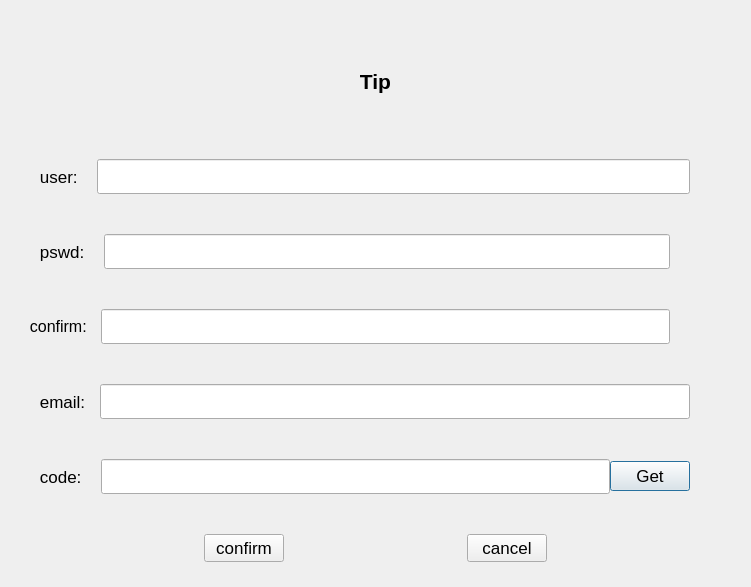
<?xml version="1.0" encoding="UTF-8"?>
<ui version="4.0">
 <class>RegisterDialog</class>
 <widget class="QDialog" name="RegisterDialog">
  <property name="geometry">
   <rect>
    <x>0</x>
    <y>0</y>
    <width>751</width>
    <height>587</height>
   </rect>
  </property>
  <property name="minimumSize">
   <size>
    <width>751</width>
    <height>587</height>
   </size>
  </property>
  <property name="maximumSize">
   <size>
    <width>751</width>
    <height>587</height>
   </size>
  </property>
  <property name="windowTitle">
   <string>Register</string>
  </property>
  <layout class="QHBoxLayout" name="horizontalLayout_2">
   <item>
    <widget class="QStackedWidget" name="stackedWidget">
     <property name="enabled">
      <bool>true</bool>
     </property>
     <property name="minimumSize">
      <size>
       <width>751</width>
       <height>587</height>
      </size>
     </property>
     <property name="maximumSize">
      <size>
       <width>751</width>
       <height>587</height>
      </size>
     </property>
     <property name="currentIndex">
      <number>0</number>
     </property>
     <widget class="QWidget" name="page1">
      <property name="minimumSize">
       <size>
        <width>751</width>
        <height>587</height>
       </size>
      </property>
      <property name="maximumSize">
       <size>
        <width>751</width>
        <height>587</height>
       </size>
      </property>
      <widget class="QWidget" name="layoutWidget">
       <property name="geometry">
        <rect>
         <x>4</x>
         <y>6</y>
         <width>721</width>
         <height>561</height>
        </rect>
       </property>
       <layout class="QVBoxLayout" name="verticalLayout">
        <property name="spacing">
         <number>0</number>
        </property>
        <property name="leftMargin">
         <number>6</number>
        </property>
        <property name="topMargin">
         <number>6</number>
        </property>
        <property name="rightMargin">
         <number>6</number>
        </property>
        <property name="bottomMargin">
         <number>6</number>
        </property>
        <item>
         <layout class="QHBoxLayout" name="horizontalLayout_6">
          <item>
           <widget class="QLabel" name="tip">
            <property name="font">
             <font>
              <pointsize>16</pointsize>
              <weight>75</weight>
              <bold>true</bold>
             </font>
            </property>
            <property name="text">
             <string>Tip</string>
            </property>
            <property name="alignment">
             <set>Qt::AlignCenter</set>
            </property>
           </widget>
          </item>
         </layout>
        </item>
        <item>
         <layout class="QHBoxLayout" name="horizontalLayout_4">
          <item>
           <widget class="QLabel" name="user_lobel">
            <property name="minimumSize">
             <size>
              <width>0</width>
              <height>75</height>
             </size>
            </property>
            <property name="maximumSize">
             <size>
              <width>16777215</width>
              <height>75</height>
             </size>
            </property>
            <property name="font">
             <font>
              <pointsize>13</pointsize>
             </font>
            </property>
            <property name="text">
             <string>    user:    </string>
            </property>
           </widget>
          </item>
          <item>
           <widget class="QLineEdit" name="user_lineedit">
            <property name="minimumSize">
             <size>
              <width>0</width>
              <height>35</height>
             </size>
            </property>
            <property name="maximumSize">
             <size>
              <width>16777215</width>
              <height>35</height>
             </size>
            </property>
            <property name="font">
             <font>
              <pointsize>12</pointsize>
             </font>
            </property>
            <property name="maxLength">
             <number>20</number>
            </property>
           </widget>
          </item>
          <item>
           <spacer name="horizontalSpacer_4">
            <property name="orientation">
             <enum>Qt::Horizontal</enum>
            </property>
            <property name="sizeType">
             <enum>QSizePolicy::Fixed</enum>
            </property>
            <property name="sizeHint" stdset="0">
             <size>
              <width>40</width>
              <height>20</height>
             </size>
            </property>
           </spacer>
          </item>
         </layout>
        </item>
        <item>
         <layout class="QHBoxLayout" name="horizontalLayout_3">
          <property name="spacing">
           <number>0</number>
          </property>
          <item>
           <widget class="QLabel" name="password_label">
            <property name="minimumSize">
             <size>
              <width>0</width>
              <height>75</height>
             </size>
            </property>
            <property name="maximumSize">
             <size>
              <width>16777215</width>
              <height>75</height>
             </size>
            </property>
            <property name="font">
             <font>
              <pointsize>13</pointsize>
             </font>
            </property>
            <property name="text">
             <string>    pswd:    </string>
            </property>
           </widget>
          </item>
          <item>
           <widget class="QLineEdit" name="password_lineedit">
            <property name="minimumSize">
             <size>
              <width>0</width>
              <height>35</height>
             </size>
            </property>
            <property name="maximumSize">
             <size>
              <width>16777215</width>
              <height>35</height>
             </size>
            </property>
            <property name="font">
             <font>
              <pointsize>12</pointsize>
             </font>
            </property>
            <property name="maxLength">
             <number>20</number>
            </property>
            <property name="echoMode">
             <enum>QLineEdit::Password</enum>
            </property>
           </widget>
          </item>
          <item>
           <widget class="ClickLabel" name="passVisible">
            <property name="minimumSize">
             <size>
              <width>20</width>
              <height>20</height>
             </size>
            </property>
            <property name="maximumSize">
             <size>
              <width>20</width>
              <height>20</height>
             </size>
            </property>
            <property name="text">
             <string/>
            </property>
           </widget>
          </item>
          <item>
           <spacer name="horizontalSpacer_5">
            <property name="orientation">
             <enum>Qt::Horizontal</enum>
            </property>
            <property name="sizeType">
             <enum>QSizePolicy::Fixed</enum>
            </property>
            <property name="sizeHint" stdset="0">
             <size>
              <width>40</width>
              <height>20</height>
             </size>
            </property>
           </spacer>
          </item>
         </layout>
        </item>
        <item>
         <layout class="QHBoxLayout" name="horizontalLayout">
          <item>
           <widget class="QLabel" name="confirm_label">
            <property name="minimumSize">
             <size>
              <width>0</width>
              <height>75</height>
             </size>
            </property>
            <property name="maximumSize">
             <size>
              <width>16777215</width>
              <height>75</height>
             </size>
            </property>
            <property name="font">
             <font>
              <pointsize>12</pointsize>
             </font>
            </property>
            <property name="text">
             <string>  confirm:   </string>
            </property>
           </widget>
          </item>
          <item>
           <widget class="QLineEdit" name="confirm_lineedit">
            <property name="minimumSize">
             <size>
              <width>0</width>
              <height>35</height>
             </size>
            </property>
            <property name="maximumSize">
             <size>
              <width>16777215</width>
              <height>35</height>
             </size>
            </property>
            <property name="font">
             <font>
              <pointsize>12</pointsize>
             </font>
            </property>
            <property name="maxLength">
             <number>20</number>
            </property>
            <property name="echoMode">
             <enum>QLineEdit::Password</enum>
            </property>
           </widget>
          </item>
          <item>
           <widget class="ClickLabel" name="confirmVisible">
            <property name="minimumSize">
             <size>
              <width>20</width>
              <height>20</height>
             </size>
            </property>
            <property name="maximumSize">
             <size>
              <width>20</width>
              <height>20</height>
             </size>
            </property>
            <property name="text">
             <string/>
            </property>
           </widget>
          </item>
          <item>
           <spacer name="horizontalSpacer_6">
            <property name="orientation">
             <enum>Qt::Horizontal</enum>
            </property>
            <property name="sizeType">
             <enum>QSizePolicy::Fixed</enum>
            </property>
            <property name="sizeHint" stdset="0">
             <size>
              <width>40</width>
              <height>20</height>
             </size>
            </property>
           </spacer>
          </item>
         </layout>
        </item>
        <item>
         <layout class="QHBoxLayout" name="horizontalLayout_9">
          <item>
           <widget class="QLabel" name="email_label">
            <property name="minimumSize">
             <size>
              <width>0</width>
              <height>75</height>
             </size>
            </property>
            <property name="maximumSize">
             <size>
              <width>16777215</width>
              <height>75</height>
             </size>
            </property>
            <property name="font">
             <font>
              <pointsize>13</pointsize>
             </font>
            </property>
            <property name="text">
             <string>    email:   </string>
            </property>
           </widget>
          </item>
          <item>
           <widget class="QLineEdit" name="email_lineedit">
            <property name="minimumSize">
             <size>
              <width>0</width>
              <height>35</height>
             </size>
            </property>
            <property name="maximumSize">
             <size>
              <width>16777215</width>
              <height>35</height>
             </size>
            </property>
            <property name="font">
             <font>
              <pointsize>13</pointsize>
             </font>
            </property>
            <property name="maxLength">
             <number>20</number>
            </property>
           </widget>
          </item>
          <item>
           <spacer name="horizontalSpacer_7">
            <property name="orientation">
             <enum>Qt::Horizontal</enum>
            </property>
            <property name="sizeType">
             <enum>QSizePolicy::Fixed</enum>
            </property>
            <property name="sizeHint" stdset="0">
             <size>
              <width>40</width>
              <height>20</height>
             </size>
            </property>
           </spacer>
          </item>
         </layout>
        </item>
        <item>
         <layout class="QHBoxLayout" name="horizontalLayout_5">
          <item>
           <widget class="QLabel" name="code_label">
            <property name="minimumSize">
             <size>
              <width>0</width>
              <height>75</height>
             </size>
            </property>
            <property name="maximumSize">
             <size>
              <width>16777215</width>
              <height>75</height>
             </size>
            </property>
            <property name="font">
             <font>
              <pointsize>13</pointsize>
             </font>
            </property>
            <property name="text">
             <string>    code:    </string>
            </property>
           </widget>
          </item>
          <item>
           <widget class="QLineEdit" name="code_lineedit">
            <property name="minimumSize">
             <size>
              <width>0</width>
              <height>35</height>
             </size>
            </property>
            <property name="maximumSize">
             <size>
              <width>16777215</width>
              <height>35</height>
             </size>
            </property>
            <property name="font">
             <font>
              <pointsize>12</pointsize>
             </font>
            </property>
            <property name="maxLength">
             <number>10</number>
            </property>
           </widget>
          </item>
          <item>
           <widget class="TimerBtn" name="get_button">
            <property name="minimumSize">
             <size>
              <width>0</width>
              <height>30</height>
             </size>
            </property>
            <property name="maximumSize">
             <size>
              <width>16777215</width>
              <height>30</height>
             </size>
            </property>
            <property name="font">
             <font>
              <pointsize>13</pointsize>
             </font>
            </property>
            <property name="text">
             <string>Get</string>
            </property>
           </widget>
          </item>
          <item>
           <spacer name="horizontalSpacer_8">
            <property name="orientation">
             <enum>Qt::Horizontal</enum>
            </property>
            <property name="sizeType">
             <enum>QSizePolicy::Fixed</enum>
            </property>
            <property name="sizeHint" stdset="0">
             <size>
              <width>40</width>
              <height>20</height>
             </size>
            </property>
           </spacer>
          </item>
         </layout>
        </item>
        <item>
         <spacer name="verticalSpacer_2">
          <property name="orientation">
           <enum>Qt::Vertical</enum>
          </property>
          <property name="sizeType">
           <enum>QSizePolicy::Fixed</enum>
          </property>
          <property name="sizeHint" stdset="0">
           <size>
            <width>20</width>
            <height>20</height>
           </size>
          </property>
         </spacer>
        </item>
        <item>
         <layout class="QHBoxLayout" name="horizontalLayout_10">
          <item>
           <spacer name="horizontalSpacer">
            <property name="orientation">
             <enum>Qt::Horizontal</enum>
            </property>
            <property name="sizeHint" stdset="0">
             <size>
              <width>40</width>
              <height>20</height>
             </size>
            </property>
           </spacer>
          </item>
          <item>
           <widget class="QPushButton" name="confirm_button">
            <property name="font">
             <font>
              <pointsize>13</pointsize>
             </font>
            </property>
            <property name="text">
             <string>confirm</string>
            </property>
           </widget>
          </item>
          <item>
           <spacer name="horizontalSpacer_3">
            <property name="orientation">
             <enum>Qt::Horizontal</enum>
            </property>
            <property name="sizeHint" stdset="0">
             <size>
              <width>40</width>
              <height>20</height>
             </size>
            </property>
           </spacer>
          </item>
          <item>
           <widget class="QPushButton" name="cancel_button">
            <property name="font">
             <font>
              <pointsize>13</pointsize>
             </font>
            </property>
            <property name="text">
             <string>cancel</string>
            </property>
           </widget>
          </item>
          <item>
           <spacer name="horizontalSpacer_2">
            <property name="orientation">
             <enum>Qt::Horizontal</enum>
            </property>
            <property name="sizeHint" stdset="0">
             <size>
              <width>40</width>
              <height>20</height>
             </size>
            </property>
           </spacer>
          </item>
         </layout>
        </item>
        <item>
         <spacer name="verticalSpacer_3">
          <property name="orientation">
           <enum>Qt::Vertical</enum>
          </property>
          <property name="sizeType">
           <enum>QSizePolicy::Fixed</enum>
          </property>
          <property name="sizeHint" stdset="0">
           <size>
            <width>20</width>
            <height>10</height>
           </size>
          </property>
         </spacer>
        </item>
       </layout>
      </widget>
     </widget>
     <widget class="QWidget" name="page_2">
      <property name="minimumSize">
       <size>
        <width>0</width>
        <height>0</height>
       </size>
      </property>
      <property name="maximumSize">
       <size>
        <width>10000</width>
        <height>10000</height>
       </size>
      </property>
      <widget class="QWidget" name="verticalLayoutWidget">
       <property name="geometry">
        <rect>
         <x>0</x>
         <y>10</y>
         <width>721</width>
         <height>561</height>
        </rect>
       </property>
       <layout class="QVBoxLayout" name="verticalLayout_4">
        <item>
         <spacer name="verticalSpacer_4">
          <property name="orientation">
           <enum>Qt::Vertical</enum>
          </property>
          <property name="sizeType">
           <enum>QSizePolicy::Fixed</enum>
          </property>
          <property name="sizeHint" stdset="0">
           <size>
            <width>20</width>
            <height>100</height>
           </size>
          </property>
         </spacer>
        </item>
        <item>
         <layout class="QHBoxLayout" name="horizontalLayout_23">
          <item>
           <spacer name="horizontalSpacer_9">
            <property name="orientation">
             <enum>Qt::Horizontal</enum>
            </property>
            <property name="sizeHint" stdset="0">
             <size>
              <width>40</width>
              <height>20</height>
             </size>
            </property>
           </spacer>
          </item>
          <item>
           <widget class="QLabel" name="returnLabel">
            <property name="sizePolicy">
             <sizepolicy hsizetype="Preferred" vsizetype="Preferred">
              <horstretch>0</horstretch>
              <verstretch>0</verstretch>
             </sizepolicy>
            </property>
            <property name="maximumSize">
             <size>
              <width>10000</width>
              <height>10000</height>
             </size>
            </property>
            <property name="font">
             <font>
              <pointsize>12</pointsize>
              <weight>75</weight>
              <bold>true</bold>
             </font>
            </property>
            <property name="layoutDirection">
             <enum>Qt::LeftToRight</enum>
            </property>
            <property name="text">
             <string>注册成功，还有 5 秒返回登录界面</string>
            </property>
           </widget>
          </item>
          <item>
           <spacer name="horizontalSpacer_10">
            <property name="orientation">
             <enum>Qt::Horizontal</enum>
            </property>
            <property name="sizeHint" stdset="0">
             <size>
              <width>40</width>
              <height>20</height>
             </size>
            </property>
           </spacer>
          </item>
         </layout>
        </item>
        <item>
         <spacer name="verticalSpacer">
          <property name="orientation">
           <enum>Qt::Vertical</enum>
          </property>
          <property name="sizeHint" stdset="0">
           <size>
            <width>20</width>
            <height>40</height>
           </size>
          </property>
         </spacer>
        </item>
        <item>
         <layout class="QHBoxLayout" name="horizontalLayout_24">
          <item>
           <widget class="QPushButton" name="returnButton">
            <property name="enabled">
             <bool>true</bool>
            </property>
            <property name="minimumSize">
             <size>
              <width>150</width>
              <height>50</height>
             </size>
            </property>
            <property name="maximumSize">
             <size>
              <width>150</width>
              <height>50</height>
             </size>
            </property>
            <property name="text">
             <string>返回</string>
            </property>
           </widget>
          </item>
         </layout>
        </item>
        <item>
         <spacer name="verticalSpacer_5">
          <property name="orientation">
           <enum>Qt::Vertical</enum>
          </property>
          <property name="sizeHint" stdset="0">
           <size>
            <width>20</width>
            <height>40</height>
           </size>
          </property>
         </spacer>
        </item>
       </layout>
      </widget>
     </widget>
    </widget>
   </item>
  </layout>
 </widget>
 <customwidgets>
  <customwidget>
   <class>ClickLabel</class>
   <extends>QLabel</extends>
   <header>widgets/clicklabel.h</header>
  </customwidget>
  <customwidget>
   <class>TimerBtn</class>
   <extends>QPushButton</extends>
   <header>widgets/timerbtn.h</header>
  </customwidget>
 </customwidgets>
 <resources/>
 <connections/>
</ui>
